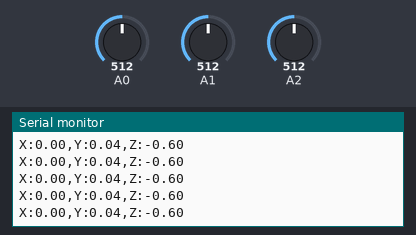
Recording of a sketch running on a simulated Arduino Uno, built with avr-gcc and run on an emulated ATmega328P. Shown: the last lines printed to the serial monitor. Inputs (shaded band) come from the test bench; at power-on: A0 = 512, A1 = 512, A2 = 512.

Above: at 1.2 s.
1.3 s: A0 set to 716
At 2.0 s:
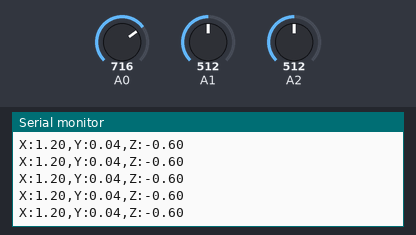
4.3 s: A1 set to 716
At 4.9 s:
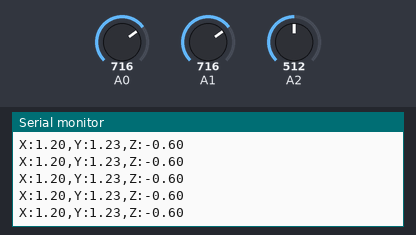
5.8 s: A2 set to 716
At 6.5 s:
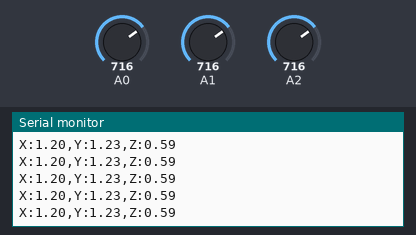
7.3 s: A0 set to 900
At 7.9 s:
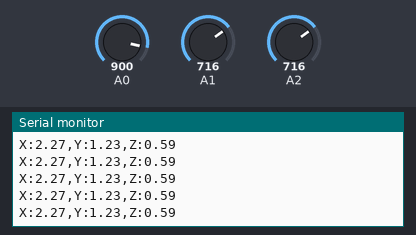
8.8 s: A1 set to 900
At 9.4 s:
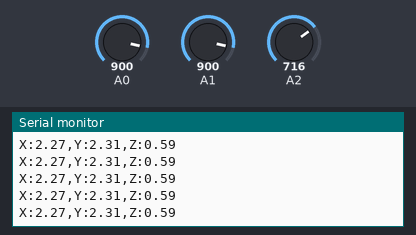
10.3 s: A2 set to 900
At 11.2 s:
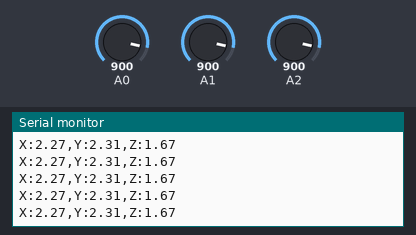
Timing chart, 0 to 12.8 s (numbered marks = the images above; inputs shaded):
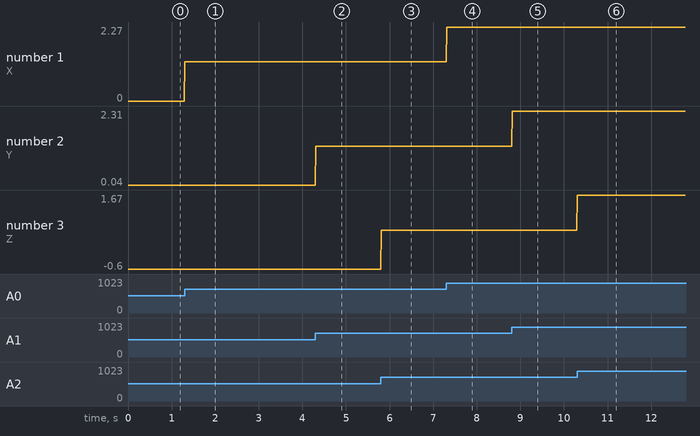

Measured:
- after the input at 1.3 s, the serial monitor: prints a new line at once (image 1)
- after the input at 4.3 s, the serial monitor: prints a new line at once (image 2)
- after the input at 5.8 s, the serial monitor: prints a new line at once (image 3)
- after the input at 7.3 s, the serial monitor: prints a new line at once (image 4)
- after the input at 8.8 s, the serial monitor: prints a new line at once (image 5)
- after the input at 10.3 s, the serial monitor: prints a new line at once (image 6)
- plotted number 1: 0 → 1.2 after the input at 1.3 s, 1.2 → 2.27 after the input at 7.3 s
- plotted number 2: 0.04 → 1.23 after the input at 4.3 s, 1.23 → 2.31 after the input at 8.8 s

The sketch:

Analog_Accel.ino
```cpp
#include <math.h>
#include <stdio.h>
#include <stdlib.h>

int     XYZ_RAW[3];
int     XYZ_Cal_Offset[3];
double  XYZ_G[3];
boolean CALIBRATION_DONE;

void accelRead(int XYZ_RAW[], double XYZ_G[], int XYZ_Cal_Offset[]);
void accelCalibrate(int XYZ_RAW[], double XYZ_G[], int XYZ_Cal_Offset[]);

void setup()
{
  CALIBRATION_DONE = false;
  Serial.begin(115200);
  accelCalibrate(XYZ_RAW, XYZ_G, XYZ_Cal_Offset);

}

void loop()
{
  accelRead(XYZ_RAW, XYZ_G, XYZ_Cal_Offset);
  Serial.print("X:");
  Serial.print(XYZ_G[0]);
  Serial.print(",");
  Serial.print("Y:");
  Serial.print(XYZ_G[1]);
  Serial.print(",");
  Serial.print("Z:");
  Serial.println(XYZ_G[2]);
  delay(10);
}

void accelRead(int XYZ_RAW[], double XYZ_G[], int XYZ_Cal_Offset[])
{
  int i;

  for(i = 0; i < 3; i++)
  {
    XYZ_RAW[i] = analogRead(i); //Read analog pins 0-2
    if(CALIBRATION_DONE)
    {
      XYZ_RAW[i] = XYZ_RAW[i] - XYZ_Cal_Offset[i];
    }
  }


  XYZ_G[0] = ((double)(XYZ_RAW[0] - 512) / 170.667); /* Acceleration in g units */
  XYZ_G[1] = ((double)(XYZ_RAW[1] - 506) / 170.667);
  XYZ_G[2] = ((double)(XYZ_RAW[2] - 615) / 170.667);;

}

void accelCalibrate(int XYZ_RAW[], double XYZ_G[], int XYZ_Cal_Offset[])
{
  int i;
  accelRead(XYZ_RAW, XYZ_G, XYZ_Cal_Offset);
  XYZ_Cal_Offset[0] = XYZ_RAW[0];
  XYZ_Cal_Offset[1] = XYZ_RAW[1];
  XYZ_Cal_Offset[2] = XYZ_RAW[2];
  for(i = 0; i < 9; i++)
  {
    accelRead(XYZ_RAW, XYZ_G, XYZ_Cal_Offset);
    XYZ_Cal_Offset[0] += XYZ_RAW[0];
    XYZ_Cal_Offset[1] += XYZ_RAW[1];
    XYZ_Cal_Offset[2] += XYZ_RAW[2];

  }

  for(i = 0; i < 3; i++)
  {
    XYZ_Cal_Offset[i] = XYZ_RAW[i] - XYZ_Cal_Offset[i] / 10;
  }
  delay(1);
  CALIBRATION_DONE = true;
}
```
